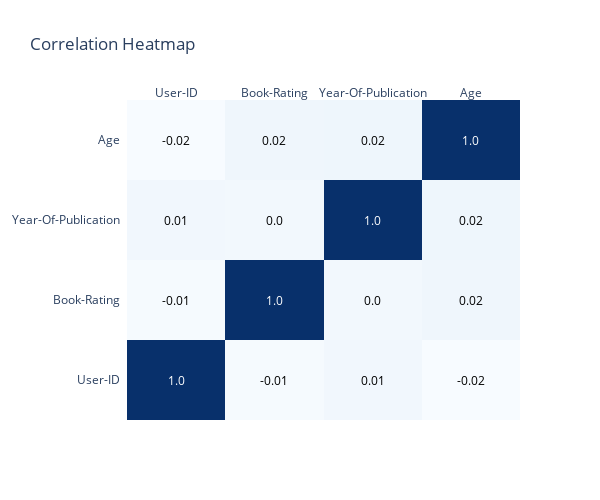

Source (notebook cell):
### Markdown cell above
Посмотрим корреляции:

### Code cell
import plotly.figure_factory as ff

numeric_columns = merged_data_without_zeros.select_dtypes(include=['float64', 'int64'])

correlation_matrix = numeric_columns.corr()

heatmap = ff.create_annotated_heatmap(
    z=correlation_matrix.values,
    x=list(correlation_matrix.columns),
    y=list(correlation_matrix.index),
    annotation_text=correlation_matrix.round(2).values,
    colorscale='Viridis'
)
heatmap.update_layout(title='Correlation Heatmap', height=500, width=600)
heatmap.show()

### Figure 1 — Plotly figure (JSON) as saved in the notebook; plotly's stock layout.template omitted (floating-point values rounded to 4 significant figures)
{"data": [{"colorscale": [[0, "rgb(247,251,255)"], [0.125, "rgb(222,235,247)"], [0.25, "rgb(198,219,239)"], [0.375, "rgb(158,202,225)"], [0.5, "rgb(107,174,214)"], [0.625, "rgb(66,146,198)"], [0.75, "rgb(33,113,181)"], [0.875, "rgb(8,81,156)"], [1, "rgb(8,48,107)"]], "reversescale": false, "showscale": false, "x": ["User-ID", "Book-Rating", "Year-Of-Publication", "Age"], "y": ["User-ID", "Book-Rating", "Year-Of-Publication", "Age"], "z": [[1, -0.01282, 0.007316, -0.02319], [-0.01282, 1, 0.002258, 0.02014], [0.007316, 0.002258, 1, 0.02049], [-0.02319, 0.02014, 0.02049, 1]], "type": "heatmap"}], "layout": {"annotations": [{"font": {"color": "#FFFFFF"}, "showarrow": false, "text": "1.0", "x": "User-ID", "xref": "x", "y": "User-ID", "yref": "y"}, {"font": {"color": "#000000"}, "showarrow": false, "text": "-0.01", "x": "Book-Rating", "xref": "x", "y": "User-ID", "yref": "y"}, {"font": {"color": "#000000"}, "showarrow": false, "text": "0.01", "x": "Year-Of-Publication", "xref": "x", "y": "User-ID", "yref": "y"}, {"font": {"color": "#000000"}, "showarrow": false, "text": "-0.02", "x": "Age", "xref": "x", "y": "User-ID", "yref": "y"}, {"font": {"color": "#000000"}, "showarrow": false, "text": "-0.01", "x": "User-ID", "xref": "x", "y": "Book-Rating", "yref": "y"}, {"font": {"color": "#FFFFFF"}, "showarrow": false, "text": "1.0", "x": "Book-Rating", "xref": "x", "y": "Book-Rating", "yref": "y"}, {"font": {"color": "#000000"}, "showarrow": false, "text": "0.0", "x": "Year-Of-Publication", "xref": "x", "y": "Book-Rating", "yref": "y"}, {"font": {"color": "#000000"}, "showarrow": false, "text": "0.02", "x": "Age", "xref": "x", "y": "Book-Rating", "yref": "y"}, {"font": {"color": "#000000"}, "showarrow": false, "text": "0.01", "x": "User-ID", "xref": "x", "y": "Year-Of-Publication", "yref": "y"}, {"font": {"color": "#000000"}, "showarrow": false, "text": "0.0", "x": "Book-Rating", "xref": "x", "y": "Year-Of-Publication", "yref": "y"}, {"font": {"color": "#FFFFFF"}, "showarrow": false, "text": "1.0", "x": "Year-Of-Publication", "xref": "x", "y": "Year-Of-Publication", "yref": "y"}, {"font": {"color": "#000000"}, "showarrow": false, "text": "0.02", "x": "Age", "xref": "x", "y": "Year-Of-Publication", "yref": "y"}, {"font": {"color": "#000000"}, "showarrow": false, "text": "-0.02", "x": "User-ID", "xref": "x", "y": "Age", "yref": "y"}, {"font": {"color": "#000000"}, "showarrow": false, "text": "0.02", "x": "Book-Rating", "xref": "x", "y": "Age", "yref": "y"}, {"font": {"color": "#000000"}, "showarrow": false, "text": "0.02", "x": "Year-Of-Publication", "xref": "x", "y": "Age", "yref": "y"}, {"font": {"color": "#FFFFFF"}, "showarrow": false, "text": "1.0", "x": "Age", "xref": "x", "y": "Age", "yref": "y"}], "xaxis": {"dtick": 1, "gridcolor": "rgb(0, 0, 0)", "side": "top", "ticks": "", "type": "category", "range": [-0.5, 3.5], "autorange": true}, "yaxis": {"dtick": 1, "ticks": "", "ticksuffix": "  ", "type": "category", "range": [-0.5, 3.5], "autorange": true}, "title": {"text": "Correlation Heatmap"}, "height": 500, "width": 600}}
